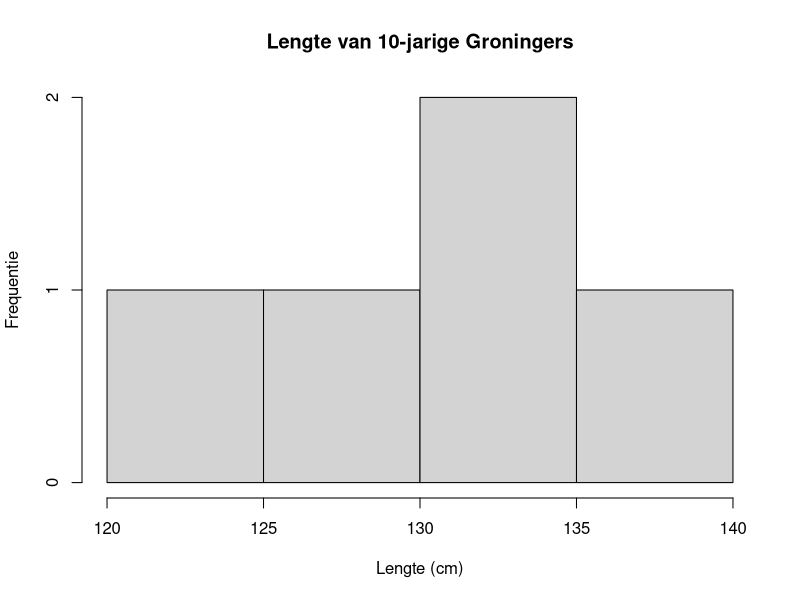
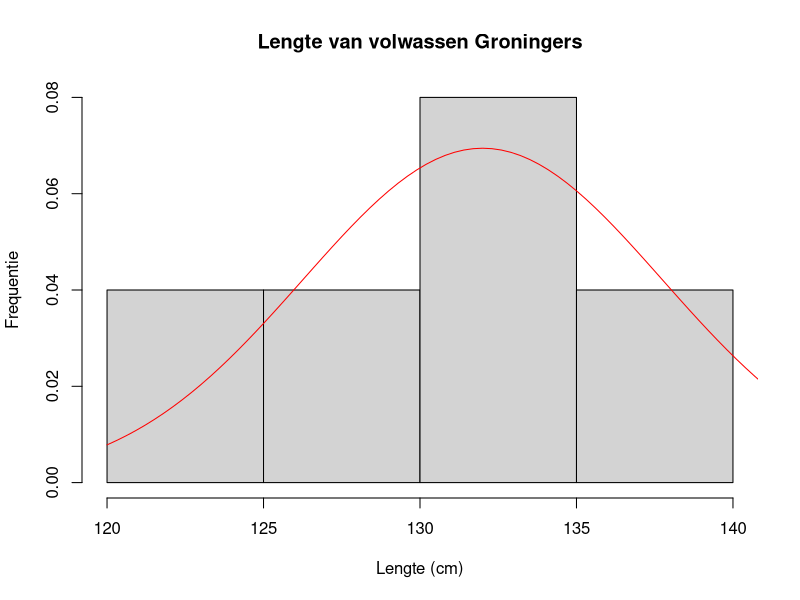

These figures' R source, in order: (Note: this script raises an error after producing the figures.)
## ---- chunk 1
L <- c(129, 139, 124, 133, 135)
## ---- chunk 2
hist(L, xlab = "Lengte (cm)", ylab = "Frequentie", main = "Lengte van 10-jarige Groningers")
## ---- chunk 3
y.av = mean(L)
s = sd(L)
cat("Gemiddelde = ",y.av,", standaarddeviatie = ",s)
## ---- chunk 4
hist(L, xlab="Lengte (cm)", ylab="Frequentie", main="Lengte van volwassen Groningers", freq=F)
curve(dnorm(x, y.av, s), from=120, to=150, col="red", add=T)
## ---- chunk 5
BI = y.av + qnorm(c(0.025, 0.975), 0, 1) * s/sqrt(n)

cat("y.av = ", y.av, ", 95% BI = [", BI[1], ", ", BI[2],"] cm\n")
## ---- chunk 6
BI = y.av + qt(c(0.025, 0.975), n-1) * s/sqrt(n)

cat("y.av = ", y.av, ", 95% BI = [", BI[1], ", ", BI[2],"] cm\n")
## ---- chunk 7
# Simulatie parameters:
mu <- 0
sigma <- 1
n <- 5
N <- 10000   # begin met 100, dan 1000, dan 10 000

y <- rnorm(n*N, mean = mu, sd = sigma)      # maak random getallen (= meetwaarden)
data <- matrix(y, nrow = N)                 # plaats ze in een matrix (= tabel)
cat("Matrix met data:\n")
head(data)                                  # laat alleen de eerst paar regels zien
rownames(data) <- paste0("sample",1:N)
colnames(data) <- paste0("replica_",1:n)
cat("\nMatrix met data en rij- en kolomnamen:\n")
head(data)

y.avs <- apply(data, 1, mean)               # bereken per regel (= sample) het gemiddelde
sds <- apply(data, 1, sd)                   # bereken per regel (= sample) de standaarddeviatie
ns <- apply(data, 1, length)
s.avs <- sds/sqrt(ns)                       # bereken per regel (= sample) de s.e.m.
BIs <- qt(0.975, df=ns-1)*s.avs             # bereken per regel (= sample) het 95% betrouwbaarheidsinterval
onders <- y.avs - BIs                       # bereken per regel (= sample) de onder- en bovengrens van het 95% BI
bovens <- y.avs + BIs

# In welke samples ligt mu ONDER de ondergrens BI?  
cat("\n\nSamples met mu < ondergrens BI = ",names(onders[onders >= mu]))

# In welke samples ligt mu BOVEN de bovengrens BI? 
cat("\nSamples met mu > bovengrens BI = ",names(bovens[bovens <= mu]))

# Voor welke gemiddelden omvat het 95% BI NIET de waarde mu?
cat("\nSamples buiten het 95% BI = ",y.avs[onders >= mu | bovens <= mu])

# Voor welke samples omvat het 95% BI NIET de waarde mu?
cat("\nSamples buiten het 95% BI = ",names(y.avs[onders >= mu | bovens <= mu]))

# Bereken het aantal keren dat er een vals positive (FP) uitslag is (NB: F = 0, T = 1): 
n.FP <- sum(onders >=0 | bovens <=0)
cat("\n\nAantal vals positive uitslagen = ",n.FP)

# Bereken het percentage vals positive uitslagen:
p.FP <- n.FP/N                           
cat("\n\nPercentage vals positive uitslagen = ",p.FP)


# Maak een genormaliseerd histogram van de "meetwaarden"
hist(y, xlab = "y-waarde", ylab = "Frequentie", main = "Histogram van y-waarden", freq = F)
curve(dnorm(x, mu, sigma), from = -4, to = 4, n = 501, add = T, col = "red")

# Maak een genormaliseerd histogram van de "sample gemiddelden"
hist(y.avs, xlab = "Sample gemiddelde", ylab = "Frequentie", main = "Histogram van Sample gemiddelden", freq = F)
curve(dnorm(x, mu, sigma/sqrt(n)), from = -4, to = 4, n = 501, add = T, col = "red")

## ---- chunk 8
L <- c(173, 180, 169, 193, 177, 178, 169, 184, 188, 201, 192, 177, 174, 182, 189, 185, 
       187, 182, 173, 183, 191, 159, 202, 182, 179)
## ---- chunk 9

## ---- chunk 10

## ---- chunk 11
L.vrouw <- c(168, 162, 161, 175, 159, 155, 169, 171, 164, 165, 163, 172, 169, 171, 166, 
             168, 167, 165, 172, 167, 173, 158, 166, 169, 165)
L.man <-   c(175, 184, 191, 188, 179, 181, 183, 184, 194, 185, 195, 188, 176, 177, 184, 
             181, 188, 186, 197, 186, 179, 184, 185, 180, 183)
L <- c(L.vrouw, L.man)
## ---- chunk 12

## ---- chunk 13

## ---- chunk 14
y <- c(11, 12, 13, 12, 9, 15, 14, 11, 14)
## ---- chunk 15
boxplot(y, main = "Concentratie IgG", ylab = "Concentratie IgG (ng/dL)")
hist(y, main = "Histogram concentratie IgG", xlab = "Concentratie IgG (ng/dL)", ylab = "Frequentie")
## ---- chunk 16
y.av <- mean(y)
y.ord <- sort(y)
cat("Geordende data:\n")
print(y.ord)
y.med <- median(y)
cat("Gemiddelde concentratie = ",y.av," ng/dL, mediaan = ",y.med," ng/dL\n")
quartiles <- quantile(y, c(0.25, 0.75))
cat("Kwartielen:\n")
print(quartiles)
iqr <- IQR(y)
cat("IQR = ",iqr," ng/dL")
## ---- chunk 17
y.av = mean(y)
s = sd(y)
n = length(y)

cat("n = ", n, ", y.av = ",y.av, ", s = ", s, " ng/dL\n")

BI = y.av + qt(c(0.025, 0.975), n-1) * s/sqrt(n)

cat("y.av = ", y.av, ", 95% BI = [", BI[1], ", ", BI[2],"] ng/dL\n")
## ---- chunk 18
y <- c(2.9,	3.5,	6.5,	4.8,	4.9,	6.3,	5.2,	4.7,	3.6,	5.9)
## ---- chunk 19
hist(y, main = "Histogram gewicht olifanten", xlab = "Gewicht (ton)", ylab = "Frequentie")
## ---- chunk 20
y.av = mean(y)
s = sd(y)
n = length(y)

cat("n = ", n, ", y.av = ",y.av, ", s = ", s, " ton\n")

BI = y.av + qt(c(0.025, 0.975), n-1) * s/sqrt(n)

cat("y.av = ", y.av, ", 95% BI = [", BI[1], ", ", BI[2],"] ton\n")
## ---- chunk 21
# Simulatie parameters:
mu <- 0
sigma <- 1
n <- 5
N <- 10000   # begin met 100, dan 1000, dan 10 000
tplot <- 12.0

y <- rnorm(n*N, mean = mu, sd = sigma)      # maak random getallen (= meetwaarden)
data <- matrix(y, nrow = N)                 # plaats ze in een matrix (= tabel)
cat("Matrix met data:\n")
head(data)                                  # laat alleen de eerst paar regels zien
rownames(data) <- paste0("sample",1:N)
colnames(data) <- paste0("replica_",1:n)
cat("\nMatrix met data en rij- en kolomnamen:\n")
head(data)

y.avs <- apply(data, 1, mean)               # bereken per regel (= sample) het gemiddelde
sds <- apply(data, 1, sd)                   # bereken per regel (= sample) de standaarddeviatie
ns <- apply(data, 1, length)
s.avs <- sds/sqrt(ns)                       # bereken per regel (= sample) de s.e.m.
BIs <- qt(0.975, df=ns-1)*s.avs             # bereken per regel (= sample) het 95% betrouwbaarheidsinterval
onders <- y.avs - BIs                       # bereken per regel (= sample) de onder- en bovengrens van het 95% BI
bovens <- y.avs + BIs 
ts <- (y.avs - mu)/s.avs                    # bereken per regel (= sample) de sample t-waarde


# Maak een genormaliseerd histogram van de "meetwaarden"
hist(y, xlab = "y-waarde", ylab = "Kans", main = "Histogram van y-waarden", freq = F)
curve(dnorm(x, mu, sigma), from = -4, to = 4, n = 501, add = T, col = "red")

# Maak een genormaliseerd histogram van de "sample gemiddelden"
hist(y.avs, xlab = "Sample gemiddelde", ylab = "Kans", main = "Histogram van sample gemiddelden", freq = F)
curve(dnorm(x, mu, sigma/sqrt(n)), from = -4, to = 4, n = 501, add = T, col = "red")

# Maak een genomaliseerd histogram van de sample t-waarden:
hist(ts, breaks = 100, freq = F, 
     xlab = "Sample t-waarde", ylab = "Kans", main = "Histogram van sample t-waarden")
curve(dt(x, df = n-1), from = -tplot, to = tplot, col = "red", add = T)
curve(dnorm(x, 0, 1), from = -tplot, to = tplot, col = "blue", add = T)

## ---- chunk 22
# Simulatie parameters:
mu <- 0
sigma <- 1
n <- 50
N <- 10000   # begin met 100, dan 1000, dan 10 000
tplot <- 12.0

y <- rnorm(n*N, mean = mu, sd = sigma)      # maak random getallen (= meetwaarden)
data <- matrix(y, nrow = N)                 # plaats ze in een matrix (= tabel)
cat("Matrix met data:\n")
head(data)                                  # laat alleen de eerst paar regels zien
rownames(data) <- paste0("sample",1:N)
colnames(data) <- paste0("replica_",1:n)
cat("\nMatrix met data en rij- en kolomnamen:\n")
head(data)

y.avs <- apply(data, 1, mean)               # bereken per regel (= sample) het gemiddelde
sds <- apply(data, 1, sd)                   # bereken per regel (= sample) de standaarddeviatie
ns <- apply(data, 1, length)
s.avs <- sds/sqrt(ns)                       # bereken per regel (= sample) de s.e.m.
BIs <- qt(0.975, df=ns-1)*s.avs             # bereken per regel (= sample) het 95% betrouwbaarheidsinterval
onders <- y.avs - BIs                       # bereken per regel (= sample) de onder- en bovengrens van het 95% BI
bovens <- y.avs + BIs 
ts <- (y.avs - mu)/s.avs                    # bereken per regel (= sample) de sample t-waarde


# Maak een genormaliseerd histogram van de "meetwaarden"
hist(y, xlab = "y-waarde", ylab = "Kans", main = "Histogram van y-waarden", freq = F)
curve(dnorm(x, mu, sigma), from = -4, to = 4, n = 501, add = T, col = "red")

# Maak een genormaliseerd histogram van de "sample gemiddelden"
hist(y.avs, xlab = "Sample gemiddelde", ylab = "Kans", main = "Histogram van sample gemiddelden", freq = F)
curve(dnorm(x, mu, sigma/sqrt(n)), from = -4, to = 4, n = 501, add = T, col = "red")

# Maak een genomaliseerd histogram van de sample t-waarden:
hist(ts, breaks = 100, freq = F, 
     xlab = "Sample t-waarde", ylab = "Kans", main = "Histogram van sample t-waarden")
curve(dt(x, df = n-1), from = -tplot, to = tplot, col = "red", add = T)
curve(dnorm(x, 0, 1), from = -tplot, to = tplot, col = "blue", add = T)

## ---- chunk 23
y <- c(2.9,	3.5,	6.5,	4.8,	4.9,	6.3,	5.2,	4.7,	3.6,	5.9)
## ---- chunk 24
boxplot(y, main = "Gewicht olifanten", ylab = "Gewicht (ton)")
## ---- chunk 25
# Uit vraag:
mu = 4.5

y.av = mean(y)
s = sd(y)
n = length(y)

# Sample t-waarde:
t = (y.av - mu)/(s/sqrt(n))
# Kritische t-waarde (2-zijdig): Is gemiddelde anders dan 4.5 ton?
t.krit.2 = qt(0.975, n-1)
# Kritische t-waarde (1-zijdig, links):Is gemiddelde lager dan 4.5 ton?
t.krit.1.L = qt(0.05, n-1)
# Kritische t-waarde (1-zijdig, rechts): Is gemiddelde hoger dan 4.5 ton?
t.krit.1.R = qt(0.95, n-1)
cat("Sample t = ",t,"\n")
cat("t.krit.2 = ",t.krit.2,", t.krit.1.L = ",t.krit.1.L,", t.krit.1.R = ",t.krit.1.R,"\n")

## ---- chunk 26
t.test(y, mu = 4.5, alternative = "two.sided")
## ---- chunk 27
t.test(y, mu = 4.5, alternative = "greater")
## ---- chunk 28
t.test(y, mu = 4.5, alternative = "less")
## ---- chunk 29
y <- c(18, 17, 15, 16, 19, 15, 16, 16, 14, 17, 16, 19, 14, 21, 17, 18)
## ---- chunk 30

## ---- chunk 31
t.test(y, mu = 15, alternative = "greater")
## ---- chunk 32
t.test(y, mu = 15, alternative = "less")
## ---- chunk 33
y <- c(2.9, 3.5, 6.5, 4.8, 4.9, 6.3, 5.2, 4.7, 3.6, 5.9, 
       2.4, 2.1, 3.5, 3.6, 4.7, 3.5, 2.1, 3.2, 2.9, 1.7)
## ---- chunk 34
boxplot(y, main = "Vochtgehalte poedermelk", ylab = "Vochtgehalte (%)")
## ---- chunk 35
t.test(y, mu = 4.5)
## ---- chunk 36
t.test(y, mu = 4.5, alternative = "greater")
## ---- chunk 37
t.test(y, mu = 4.5, alternative = "less")
